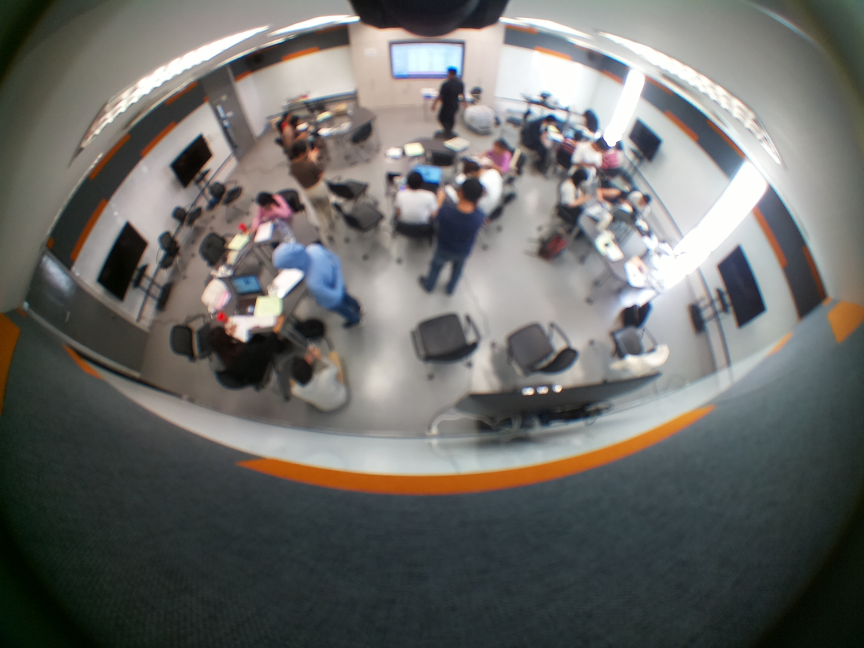
#> input picture test_images/18-02-2024-1145.jpg, 2592 x 1944 px (shown at 1/3 size); its folder holds 4 pictures in this run
$ python K-Mean.py
#> lines starting #> are read from the running program, lines starting #| are printed output that depends on the picture
import cv2
import os
import glob
import numpy as np
from sklearn.cluster import KMeans
from matplotlib import pyplot as plt
import shutil

# Function to extract color histogram features
def extract_features(image_path, bins=(8, 8, 8)):
#> called with image_path = 'test_images/18-02-2024-1145.jpg', bins = (8, 8, 8)
    image = cv2.imread(image_path)
#> image is the input picture: shape (1944, 2592, 3); mean B, G, R 102.8, 105.7, 105.6
    hist = cv2.calcHist([image], [0, 1, 2], None, bins, [0, 256, 0, 256, 0, 256])
    cv2.normalize(hist, hist)
    return hist.flatten()

# Function to load all images from a directory and its subdirectories
def load_images_from_folder(folder):
    images = []
    for filename in glob.glob(os.path.join(folder, '**', '*.jpg'), recursive=True):
        images.append(filename)
    return images

# Load images
folder_path = 'F:/Project492/test_images'
image_paths = load_images_from_folder(folder_path)

features = []
for path in image_paths:
    feature = extract_features(path)
#> feature = 512 values, max 0.786 at index 73, min 0 at index 5, mean 0.00681
    features.append(feature)

# Determine the optimal number of clusters
inertias = []
#> inertias = []
K = range(2, 5)  # replace 5 with the maximum number of clusters you want to consider

for k in K:
    kmeans = KMeans(n_clusters=k)
    kmeans.fit(features)
    inertias.append(kmeans.inertia_)

# Plot the elbow
plt.figure(figsize=(8, 4))
plt.plot(K, inertias, 'bo-')
plt.xlabel('Number of clusters')
plt.ylabel('Inertia')
plt.show()
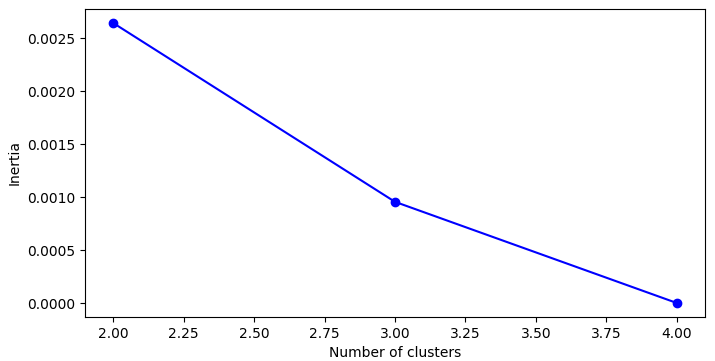
#> figure drawn by matplotlib, 1 panel

# Choose the number of clusters where inertia starts to decrease more slowly
optimal_k = inertias.index(min(inertias)) + 2  # +2 because K starts from 2

# Cluster images using K-means with the optimal number of clusters
kmeans = KMeans(n_clusters=optimal_k)
kmeans.fit(features)

# Create a directory for each cluster
for i in range(optimal_k):
    os.makedirs(f'output/cluster_{i}', exist_ok=True)

# Move each image to its cluster directory
for path, label in zip(image_paths, kmeans.labels_):
    shutil.move(path, f'output/cluster_{label}/{os.path.basename(path)}')
